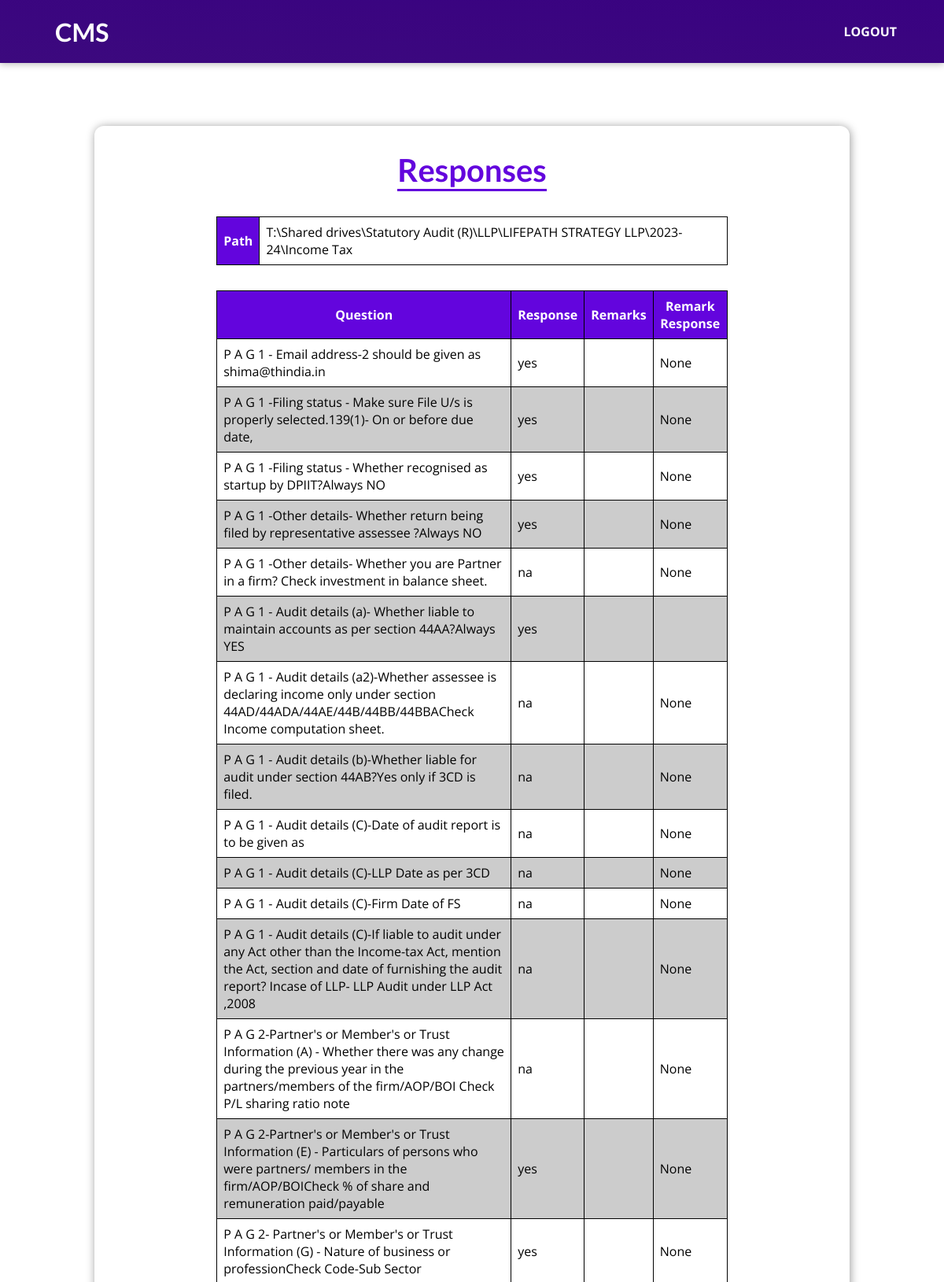
Screenshot of /user/view_responses/5/ (signed in, upper part) with the database file from the repository.
### user/models.py (models this page shows, shortened)
class Procedure(models.Model):
    STATUS_CHOICES = [
        ('Pending', 'Pending'),
        ('Submitted', 'Submitted'),
        ('Processing', 'Processing'),
        ('Returned', 'Returned'),
        ('Reviewed', 'Reviewed'),
        ('Deleted', 'Deleted'),
    ]
    user = models.ForeignKey(User, on_delete=models.SET_NULL, null=True, blank=True)
    client_name = models.CharField(max_length=255)
    data_path = models.CharField(max_length=255)
    checklist = models.ForeignKey(Checklist, on_delete=models.PROTECT)
    date_created = models.DateTimeField(auto_now_add=True)
    status = models.CharField(max_length=10, choices=STATUS_CHOICES, default='Pending')
    checker = models.ForeignKey(User, on_delete=models.SET_NULL, null=True, blank=True, related_name='checked_procedures')
    return_count = models.PositiveIntegerField(default=0)
    final_submission_date = models.DateTimeField(null=True, blank=True)
    returned_date = models.DateTimeField(null=True, blank=True)

### checker/models.py (models this page shows, shortened)
class ProcedureResponse(models.Model):
    procedure = models.ForeignKey(Procedure, on_delete=models.CASCADE)
    question = models.ForeignKey(ChecklistQuestion, on_delete=models.CASCADE)
    response = models.CharField(max_length=10, choices=[('yes', 'Yes'), ('no', 'No'), ('na', 'N/A'), ('-----', '-----')])
    remarks = models.TextField(blank=True, null=True)
    user_response = models.TextField(blank=True, null=True)

### checklist/models.py (models this page shows, shortened)
class ChecklistQuestion(models.Model):
    checklist = models.ForeignKey(Checklist, on_delete=models.CASCADE)  # Still referencing Checklist
    section = models.ForeignKey(Section, on_delete=models.SET_NULL, null=True, blank=True)  # New relationship
    question_id = models.AutoField(primary_key=True)
    question_text = models.TextField()

### user/views.py (the view)
# urls.py: path('view_responses/<int:procedure_id>/', views.user_view_responses, name='user_view_responses'),
@login_required
@user_passes_test(users_group_required)
def user_view_responses(request, procedure_id):
    procedure = get_object_or_404(Procedure, id=procedure_id)
    responses = ProcedureResponse.objects.filter(procedure=procedure)
    return render(request, 'user/view_response.html', {
        'procedure': procedure,
        'responses': responses
    })

### user/views.py (called while the page is built)
def users_group_required(user):
    return user.groups.filter(name='Users').exists()

### user/templates/user/view_response.html (shortened to what this page needs)
{% extends 'base.html' %}
{% load static %}
{% block style_content %}
  <link rel="stylesheet" href="{% static 'checker/view_response.css' %}" />
  <link rel="stylesheet" href="{% static 'checker/response.css' %}" />
  <link rel="stylesheet" href="{% static 'user/sidebar.css' %}" />
{% endblock %}
{% block type %}
  <h1><a href="{% url 'user_index' %}">CMS</a></h1>
{% endblock %}
{% block body_content %}
  <section id="procedure_table">
    <header>
      <h2>Responses</h2>
    </header>
    <table>
      <thead>
        <tr>
          <th>Path</th>
          <td colspan="3" >{{ procedure.data_path }}</td>
        </tr>
      </thead>
    </table>
    <table>
      <thead>
        <tr>
          <th>Question</th>
          <th>Response</th>
          <th>Remarks</th>
          <th>Remark Response</th>
        </tr>
      </thead>
      <tbody>
        {% for response in responses %}
          <tr>
            <td>{{ response.question.question_text }}</td>
            <td>{{ response.response }}</td>
            <td>{{ response.remarks }}</td>
            <td>{{ response.user_response }}</td>
          </tr>
        {% endfor %}
      </tbody>
    </table>
  </section>
{% endblock %}

### static/app.css (style rules this page uses)
* { box-sizing: border-box; }
html { font-family: 'Open Sans', 'Lato', sans-serif; }
body { min-width: 465px; margin: 0; }
h1, h2, h3 { font-family: 'Lato', sans-serif; font-weight: bold; }
#main-navigation a { text-decoration: none; color: white; font-weight: bold; padding-left: 10px; }

### checker/static/checker/response.css (style rules this page uses)
#procedure_table { display: flex; flex-direction: column; justify-content: center; align-items: center; background-color: white; padding: 1rem; border-radius: 12px; width: 60rem; margin: 10rem auto; box-shadow: 1px 1px 12px rgba(0, 0, 0, 0.4); }
#procedure_table header { text-align: center; }
#procedure_table h2 { font-size: 2.5rem; margin: 1rem; color: #6305dd; display: inline-block; border-bottom: 3px solid #6305dd; }
#procedure_table table { width: 70%; border-collapse: collapse; margin: 1rem; }
#procedure_table th, #procedure_table td { border: 1px solid black; padding: 0.5rem; }
#procedure_table th { background-color: #6305dd; color: white; text-align: center; }
#procedure_table tr:nth-of-type(even) { background-color: #ccc; }

### rows the page displays
Procedure: data_path "T:\\Shared drives\\Statutory Audit (R)\\LLP\\LIFEPATH STRATEGY LLP\\2023-24\\Income Tax"
ProcedureResponse: question.question_text "P A G 1 - Email address-2 should be given as shima@thindia.in", response "yes", user_response "None"
ProcedureResponse: question.question_text "P A G 1 -Filing status - Make sure File U/s is properly selected.139(1)- On or before due date,", response "yes", user_response "None"
ProcedureResponse: question.question_text "P A G 1 -Filing status - Whether recognised as startup by DPIIT?Always NO", response "yes", user_response "None"
ProcedureResponse: question.question_text "P A G 1 -Other details- Whether return being filed by representative assessee ?Always NO", response "yes", user_response "None"
ProcedureResponse: question.question_text "P A G 1 -Other details- Whether you are Partner in a firm? Check investment in balance sheet.", response "na", user_response "None"
ProcedureResponse: question.question_text "P A G 1 - Audit details (a)- Whether liable to maintain accounts as per section 44AA?Always YES", response "yes"
ProcedureResponse: question.question_text "P A G 1 - Audit details (a2)-Whether assessee is declaring income only under section 44AD/44ADA/44AE/44B/44BB/44BBACheck Income computation sheet.", response "na", user_response "None"
ProcedureResponse: question.question_text "P A G 1 - Audit details (b)-Whether liable for audit under section 44AB?Yes only if 3CD is filed.", response "na", user_response "None"
ProcedureResponse: question.question_text "P A G 1 - Audit details (C)-Date of audit report is to be given as", response "na", user_response "None"
ProcedureResponse: question.question_text "P A G 1 - Audit details (C)-LLP Date as per 3CD", response "na", user_response "None"
ProcedureResponse: question.question_text "P A G 1 - Audit details (C)-Firm Date of FS", response "na", user_response "None"
ProcedureResponse: question.question_text "P A G 1 - Audit details (C)-If liable to audit under any Act other than the Income-tax Act, mention the Act, section and date of furnishing the audit report? Incase of LLP- LLP Audit under LLP Act ,2008", response "na", user_response "None"
ProcedureResponse: question.question_text "P A G 2-Partner's or Member's or Trust Information (A) - Whether there was any change during the previous year in the partners/members of the firm/AOP/BOI Check P/L sharing ratio note", response "na", user_response "None"
ProcedureResponse: question.question_text "P A G 2-Partner's or Member's or Trust Information (E) - Particulars of persons who were partners/ members in the firm/AOP/BOICheck % of share and remuneration paid/payable", response "yes", user_response "None"
ProcedureResponse: question.question_text "P A G 2- Partner's or Member's or Trust Information (G) - Nature of business or professionCheck Code-Sub Sector", response "yes", user_response "None"
